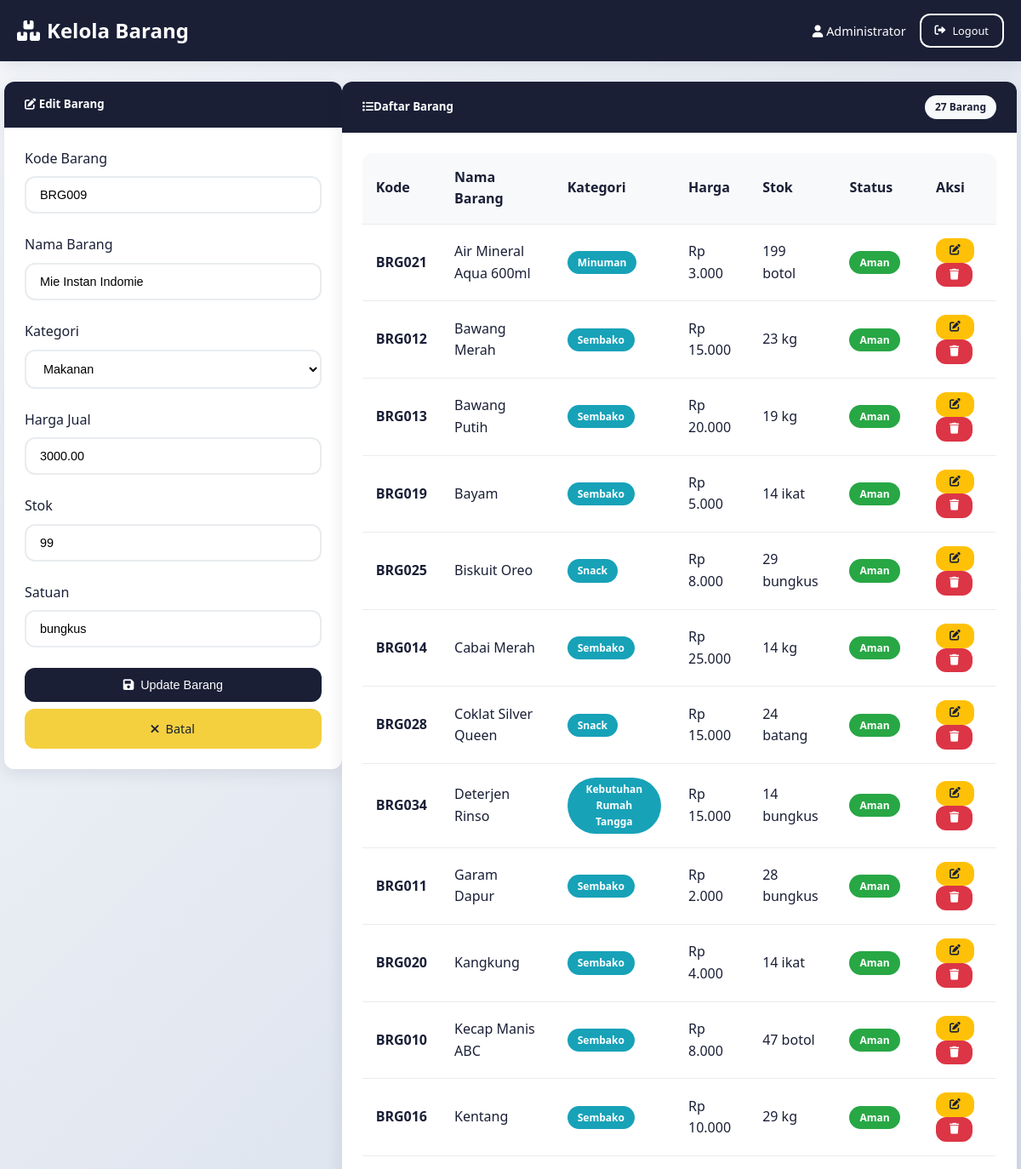
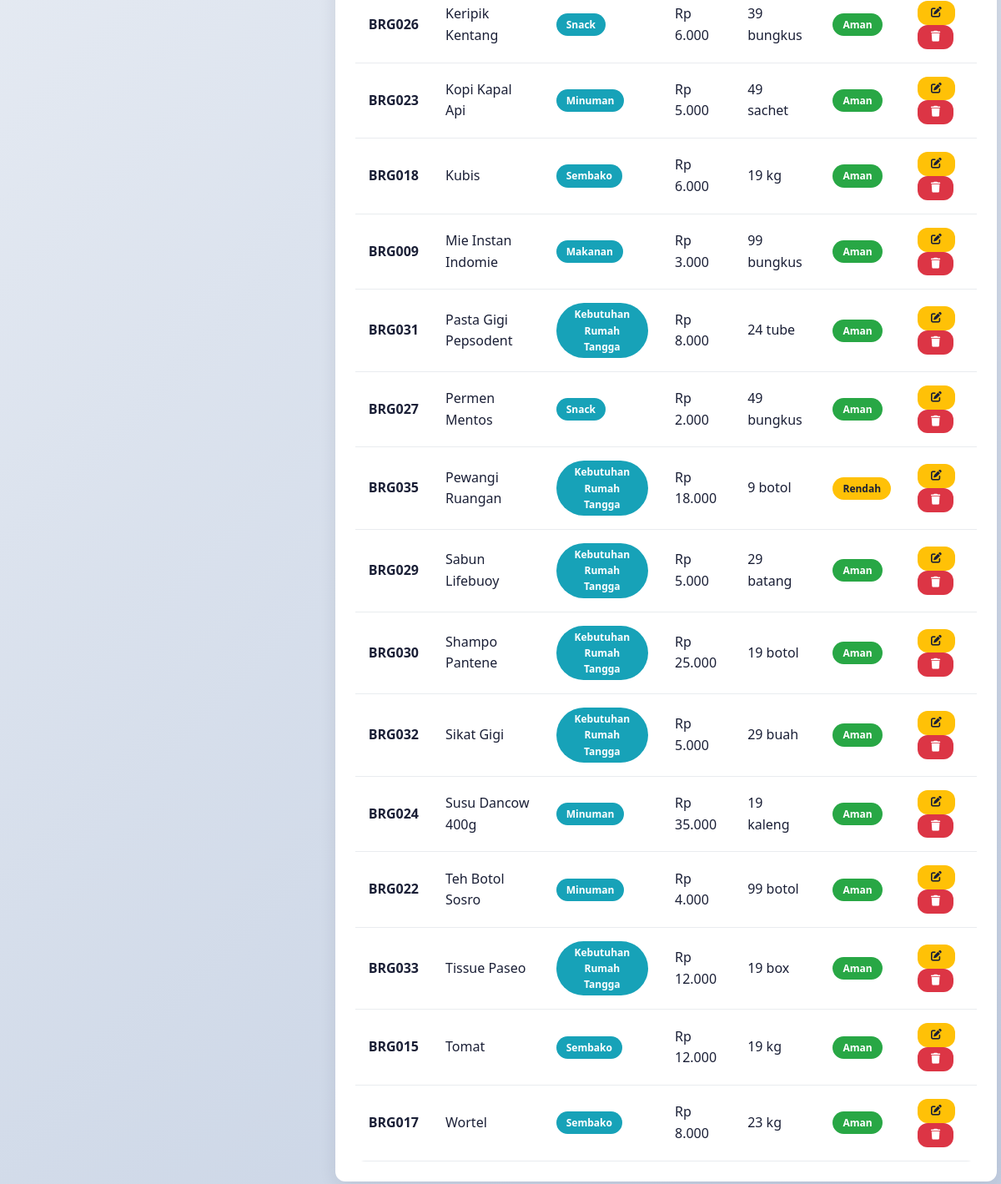
Page /kepala_toko/kelola_barang.php?edit=1 (signed in) on the committed database (2 pictures, top to bottom).
### tables this page shows
CREATE TABLE barang (
    id INT AUTO_INCREMENT PRIMARY KEY,
    kode_barang VARCHAR(20) UNIQUE NOT NULL,
    nama_barang VARCHAR(100) NOT NULL,
    kategori_id INT,
    harga_jual DECIMAL(10,2) NOT NULL,
    stok INT DEFAULT 0,
    satuan VARCHAR(20) DEFAULT 'pcs',
    created_at TIMESTAMP DEFAULT CURRENT_TIMESTAMP,
    updated_at TIMESTAMP DEFAULT CURRENT_TIMESTAMP ON UPDATE CURRENT_TIMESTAMP,
    FOREIGN KEY (kategori_id) REFERENCES kategori(id) ON DELETE SET NULL
);

CREATE TABLE kategori (
    id INT AUTO_INCREMENT PRIMARY KEY,
    nama_kategori VARCHAR(50) NOT NULL,
    created_at TIMESTAMP DEFAULT CURRENT_TIMESTAMP
);

### kepala_toko/kelola_barang.php (the view, shortened to what this page needs)
<?php
$database = new Database();
$db = $database->getConnection();
$query_barang = "SELECT b.*, k.nama_kategori FROM barang b
                 LEFT JOIN kategori k ON b.kategori_id = k.id
                 ORDER BY b.nama_barang";
$stmt_barang = $db->prepare($query_barang);
$stmt_barang->execute();
$barang_list = $stmt_barang->fetchAll(PDO::FETCH_ASSOC);
$query_kategori = "SELECT * FROM kategori ORDER BY nama_kategori";
$stmt_kategori = $db->prepare($query_kategori);
$stmt_kategori->execute();
$kategori_list = $stmt_kategori->fetchAll(PDO::FETCH_ASSOC);
$edit_barang = null;
if (isset($_GET['edit'])) {
    $id = $_GET['edit'];
    $query_edit = "SELECT * FROM barang WHERE id=?";
    $stmt_edit = $db->prepare($query_edit);
    $stmt_edit->execute([$id]);
    $edit_barang = $stmt_edit->fetch(PDO::FETCH_ASSOC);
}
?>
<!DOCTYPE html>
<html lang="id">
<head>
    <link href="https://cdnjs.cloudflare.com/ajax/libs/font-awesome/6.0.0/css/all.min.css" rel="stylesheet">
    <link href="../assets/css/modern-style.css" rel="stylesheet">
</head>
<body>
    <nav class="navbar">
        <div class="container-fluid">
            <div class="navbar-content">
                <a class="navbar-brand" href="dashboard.php">
                    <i class="fas fa-boxes"></i>Kelola Barang
                </a>
                <div class="navbar-nav">
                    <span class="navbar-text">
                        <i class="fas fa-user"></i> <?php echo $_SESSION['nama_lengkap']; ?>
                    </span>
                    <a class="btn btn-outline-light btn-sm" href="../logout.php">
                        <i class="fas fa-sign-out-alt"></i>Logout
                    </a>
                </div>
            </div>
        </div>
    </nav>
    <div class="container-fluid mt-4">
        <div class="row">
            <div class="col-md-4">
                <div class="card mb-4 fade-in">
                    <div class="card-header">
                        <h5 class="mb-0">
                            <i class="fas fa-<?php echo $edit_barang ? 'edit' : 'plus-circle'; ?>"></i>
                            <?php echo $edit_barang ? 'Edit Barang' : 'Tambah Barang'; ?>
                        </h5>
                    </div>
                    <div class="card-body">
                        <form method="POST">
                            <div class="form-group">
                                <label class="form-label">Kode Barang</label>
                                <input type="text" class="form-control" name="kode_barang"
                                       value="<?php echo $edit_barang['kode_barang'] ?? ''; ?>" required>
                            </div>
                            <div class="form-group">
                                <label class="form-label">Nama Barang</label>
                                <input type="text" class="form-control" name="nama_barang"
                                       value="<?php echo $edit_barang['nama_barang'] ?? ''; ?>" required>
                            </div>
                            <div class="form-group">
                                <label class="form-label">Kategori</label>
                                <select class="form-select" name="kategori_id" required>
                                    <?php foreach ($kategori_list as $kategori): ?>
                                        <option value="<?php echo $kategori['id']; ?>"
                                                <?php echo ($edit_barang && $edit_barang['kategori_id'] == $kategori['id']) ? 'selected' : ''; ?>>
                                            <?php echo $kategori['nama_kategori']; ?>
                                        </option>
                                    <?php endforeach; ?>
                                </select>
                            </div>
                            <div class="form-group">
                                <label class="form-label">Harga Jual</label>
                                <input type="number" class="form-control" name="harga_jual"
                                       value="<?php echo $edit_barang['harga_jual'] ?? ''; ?>" min="0" step="100" required>
                            </div>
                            <div class="form-group">
                                <label class="form-label">Stok</label>
                                <input type="number" class="form-control" name="stok"
                                       value="<?php echo $edit_barang['stok'] ?? ''; ?>" min="0" required>
                            </div>
                            <div class="form-group">
                                <label class="form-label">Satuan</label>
                                <input type="text" class="form-control" name="satuan"
                                       value="<?php echo $edit_barang['satuan'] ?? 'pcs'; ?>" required>
                            </div>
                            <button type="submit" class="btn btn-primary w-100 mb-2">
                                <i class="fas fa-save"></i>
                                <?php echo $edit_barang ? 'Update Barang' : 'Tambah Barang'; ?>
                            </button>
                            <?php if ($edit_barang): ?>
                                <a href="kelola_barang.php" class="btn btn-secondary w-100">
                                    <i class="fas fa-times"></i>Batal
                                </a>
                            <?php endif; ?>
                        </form>
                    </div>
                </div>
            </div>
            <div class="col-md-8">
                <div class="card fade-in">
                    <div class="card-header">
                        <h5 class="mb-0"><i class="fas fa-list"></i>Daftar Barang</h5>
                        <span class="badge bg-light"><?php echo count($barang_list); ?> Barang</span>
                    </div>
                    <div class="card-body">
                        <div class="table-responsive">
                            <table class="table table-hover">
                                <thead>
                                    <tr>
                                        <th>Kode</th>
                                        <th>Nama Barang</th>
                                        <th>Kategori</th>
                                        <th>Harga</th>
                                        <th>Stok</th>
                                        <th>Status</th>
                                        <th>Aksi</th>
                                    </tr>
                                </thead>
                                <tbody>
                                    <?php foreach ($barang_list as $barang): ?>
                                        <tr>
                                            <td><strong><?php echo $barang['kode_barang']; ?></strong></td>
                                            <td><?php echo $barang['nama_barang']; ?></td>
                                            <td>
                                                <span class="badge bg-info"><?php echo $barang['nama_kategori']; ?></span>
                                            </td>
                                            <td>Rp <?php echo number_format($barang['harga_jual'], 0, ',', '.'); ?></td>
                                            <td><?php echo $barang['stok'] . ' ' . $barang['satuan']; ?></td>
                                            <td>
                                                <?php if ($barang['stok'] <= 5): ?>
                                                    <span class="badge bg-danger">Kritis</span>
                                                <?php elseif ($barang['stok'] <= 10): ?>
                                                    <span class="badge bg-warning">Rendah</span>
                                                <?php else: ?>
                                                    <span class="badge bg-success">Aman</span>
                                                <?php endif; ?>
                                            </td>
                                            <td>
                                                <div class="btn-group" role="group">
                                                    <a href="?edit=<?php echo $barang['id']; ?>" class="btn btn-warning btn-sm">
                                                        <i class="fas fa-edit"></i>
                                                    </a>
                                                    <button class="btn btn-danger btn-sm" onclick="deleteBarang(<?php echo $barang['id']; ?>, '<?php echo $barang['nama_barang']; ?>')">
                                                        <i class="fas fa-trash"></i>
                                                    </button>
                                                </div>
                                            </td>
                                        </tr>
                                    <?php endforeach; ?>
                                </tbody>
                            </table>
                        </div>
                    </div>
                </div>
            </div>
        </div>
    </div>
</body>
</html>

### assets/css/modern-style.css (style rules this page uses)
:root { --primary-color: #1a1f36; --secondary-color: #f4d03f; --primary-light: #2c3454; --secondary-light: #f7dc6f; --white: #ffffff; --light-gray: #f8f9fa; --medium-gray: #e9ecef; --dark-gray: #6c757d; --success: #28a745; --warning: #ffc107; --danger: #dc3545; --info: #17a2b8; --shadow: 0 4px 20px rgba(26, 31, 54, 0.1); --shadow-hover: 0 8px 30px rgba(26, 31, 54, 0.15); --border-radius: 12px; --transition: all 0.3s cubic-bezier(0.4, 0, 0.2, 1); }
* { margin: 0; padding: 0; box-sizing: border-box; }
body { font-family: 'Segoe UI', Tahoma, Geneva, Verdana, sans-serif; line-height: 1.6; color: var(--primary-color); background: linear-gradient(135deg, #f5f7fa 0%, #c3cfe2 100%); min-height: 100vh; }
.container-fluid { width: 100%; padding: 0 20px; }
.row { display: flex; flex-wrap: wrap; margin: 0 -15px; }
@media (min-width: 768px) { .col-md-4 { flex: 0 0 33.333333%; max-width: 33.333333%; } }
@media (min-width: 768px) { .col-md-8 { flex: 0 0 66.666667%; max-width: 66.666667%; } }
.navbar { background: var(--primary-color); padding: 1rem 0; box-shadow: var(--shadow); position: sticky; top: 0; z-index: 1000; }
.navbar-content { display: flex; justify-content: space-between; align-items: center; }
.navbar-brand { color: var(--white); text-decoration: none; font-size: 1.5rem; font-weight: 700; display: flex; align-items: center; gap: 0.5rem; }
.navbar-nav { display: flex; align-items: center; gap: 1rem; }
.navbar-text { color: var(--white); font-size: 0.9rem; }
.card { background: var(--white); border-radius: var(--border-radius); box-shadow: var(--shadow); transition: var(--transition); overflow: hidden; margin-bottom: 1.5rem; }
.card-header { background: var(--primary-color); color: var(--white); padding: 1rem 1.5rem; border-bottom: none; display: flex; justify-content: space-between; align-items: center; }
.card-body { padding: 1.5rem; }
.btn { display: inline-flex; align-items: center; justify-content: center; gap: 0.5rem; padding: 0.75rem 1.5rem; border: none; border-radius: var(--border-radius); font-size: 0.9rem; font-weight: 500; text-decoration: none; cursor: pointer; transition: var(--transition); white-space: nowrap; }
.btn-primary { background: var(--primary-color); color: var(--white); }
.btn-secondary { background: var(--secondary-color); color: var(--primary-color); }
.btn-warning { background: var(--warning); color: var(--primary-color); }
.btn-danger { background: var(--danger); color: var(--white); }
.btn-outline-light { background: transparent; color: var(--white); border: 2px solid var(--white); }
.btn-sm { padding: 0.5rem 1rem; font-size: 0.8rem; }
.w-100 { width: 100%; }
.form-group { margin-bottom: 1.5rem; }
.form-label { display: block; margin-bottom: 0.5rem; font-weight: 500; color: var(--primary-color); }
.form-control, .form-select { width: 100%; padding: 0.75rem 1rem; border: 2px solid var(--medium-gray); border-radius: var(--border-radius); font-size: 0.9rem; transition: var(--transition); background: var(--white); }
.table-responsive { overflow-x: auto; border-radius: var(--border-radius); }
.table { width: 100%; border-collapse: collapse; background: var(--white); }
.table th, .table td { padding: 1rem; text-align: left; border-bottom: 1px solid var(--medium-gray); }
.table th { background: var(--light-gray); font-weight: 600; color: var(--primary-color); }
.badge { display: inline-block; padding: 0.25rem 0.75rem; font-size: 0.75rem; font-weight: 600; border-radius: 50px; text-align: center; }
.badge.bg-success { background: var(--success); color: var(--white); }
.badge.bg-warning { background: var(--warning); color: var(--primary-color); }
.badge.bg-info { background: var(--info); color: var(--white); }
.badge.bg-light { background: var(--light-gray); color: var(--primary-color); }
.mb-0 { margin-bottom: 0; }
.mb-2 { margin-bottom: 0.5rem; }
.mb-4 { margin-bottom: 1.5rem; }
.mt-4 { margin-top: 1.5rem; }
.fade-in { animation: fadeIn 0.5s ease-out; }

### rows in the picture
barang: kode_barang "BRG009", nama_barang "Mie Instan Indomie", kategori_id "Makanan", harga_jual "3000.00", stok "99", satuan "bungkus", kategori.nama_kategori "Makanan", harga_jual "3.000", shows "Aman"
barang: kode_barang "BRG021", nama_barang "Air Mineral Aqua 600ml", kategori.nama_kategori "Minuman", harga_jual "3.000", stok "199", satuan "botol", shows "Aman"
barang: kode_barang "BRG012", nama_barang "Bawang Merah", kategori.nama_kategori "Sembako", harga_jual "15.000", stok "23", satuan "kg", shows "Aman"
barang: kode_barang "BRG013", nama_barang "Bawang Putih", kategori.nama_kategori "Sembako", harga_jual "20.000", stok "19", satuan "kg", shows "Aman"
barang: kode_barang "BRG019", nama_barang "Bayam", kategori.nama_kategori "Sembako", harga_jual "5.000", stok "14", satuan "ikat", shows "Aman"
barang: kode_barang "BRG025", nama_barang "Biskuit Oreo", kategori.nama_kategori "Snack", harga_jual "8.000", stok "29", satuan "bungkus", shows "Aman"
barang: kode_barang "BRG014", nama_barang "Cabai Merah", kategori.nama_kategori "Sembako", harga_jual "25.000", stok "14", satuan "kg", shows "Aman"
barang: kode_barang "BRG028", nama_barang "Coklat Silver Queen", kategori.nama_kategori "Snack", harga_jual "15.000", stok "24", satuan "batang", shows "Aman"
barang: kode_barang "BRG034", nama_barang "Deterjen Rinso", kategori.nama_kategori "Kebutuhan Rumah Tangga", harga_jual "15.000", stok "14", satuan "bungkus", shows "Aman"
barang: kode_barang "BRG011", nama_barang "Garam Dapur", kategori.nama_kategori "Sembako", harga_jual "2.000", stok "28", satuan "bungkus", shows "Aman"
barang: kode_barang "BRG020", nama_barang "Kangkung", kategori.nama_kategori "Sembako", harga_jual "4.000", stok "14", satuan "ikat", shows "Aman"
barang: kode_barang "BRG010", nama_barang "Kecap Manis ABC", kategori.nama_kategori "Sembako", harga_jual "8.000", stok "47", satuan "botol", shows "Aman"
barang: kode_barang "BRG016", nama_barang "Kentang", kategori.nama_kategori "Sembako", harga_jual "10.000", stok "29", satuan "kg", shows "Aman"
barang: kode_barang "BRG026", nama_barang "Keripik Kentang", kategori.nama_kategori "Snack", harga_jual "6.000", stok "39", satuan "bungkus", shows "Aman"
barang: kode_barang "BRG023", nama_barang "Kopi Kapal Api", kategori.nama_kategori "Minuman", harga_jual "5.000", stok "49", satuan "sachet", shows "Aman"
barang: kode_barang "BRG018", nama_barang "Kubis", kategori.nama_kategori "Sembako", harga_jual "6.000", stok "19", satuan "kg", shows "Aman"
barang: kode_barang "BRG031", nama_barang "Pasta Gigi Pepsodent", kategori.nama_kategori "Kebutuhan Rumah Tangga", harga_jual "8.000", stok "24", satuan "tube", shows "Aman"
barang: kode_barang "BRG027", nama_barang "Permen Mentos", kategori.nama_kategori "Snack", harga_jual "2.000", stok "49", satuan "bungkus", shows "Aman"
barang: kode_barang "BRG035", nama_barang "Pewangi Ruangan", kategori.nama_kategori "Kebutuhan Rumah Tangga", harga_jual "18.000", stok "9", satuan "botol", shows "Rendah"
barang: kode_barang "BRG029", nama_barang "Sabun Lifebuoy", kategori.nama_kategori "Kebutuhan Rumah Tangga", harga_jual "5.000", stok "29", satuan "batang", shows "Aman"
barang: kode_barang "BRG030", nama_barang "Shampo Pantene", kategori.nama_kategori "Kebutuhan Rumah Tangga", harga_jual "25.000", stok "19", satuan "botol", shows "Aman"
barang: kode_barang "BRG032", nama_barang "Sikat Gigi", kategori.nama_kategori "Kebutuhan Rumah Tangga", harga_jual "5.000", stok "29", satuan "buah", shows "Aman"
barang: kode_barang "BRG024", nama_barang "Susu Dancow 400g", kategori.nama_kategori "Minuman", harga_jual "35.000", stok "19", satuan "kaleng", shows "Aman"
barang: kode_barang "BRG022", nama_barang "Teh Botol Sosro", kategori.nama_kategori "Minuman", harga_jual "4.000", stok "99", satuan "botol", shows "Aman"
barang: kode_barang "BRG033", nama_barang "Tissue Paseo", kategori.nama_kategori "Kebutuhan Rumah Tangga", harga_jual "12.000", stok "19", satuan "box", shows "Aman"
barang: kode_barang "BRG015", nama_barang "Tomat", kategori.nama_kategori "Sembako", harga_jual "12.000", stok "19", satuan "kg", shows "Aman"
barang: kode_barang "BRG017", nama_barang "Wortel", kategori.nama_kategori "Sembako", harga_jual "8.000", stok "23", satuan "kg", shows "Aman"

### other values in the picture
$_SESSION['nama_lengkap'] "Administrator"
count($barang_list) "27"
